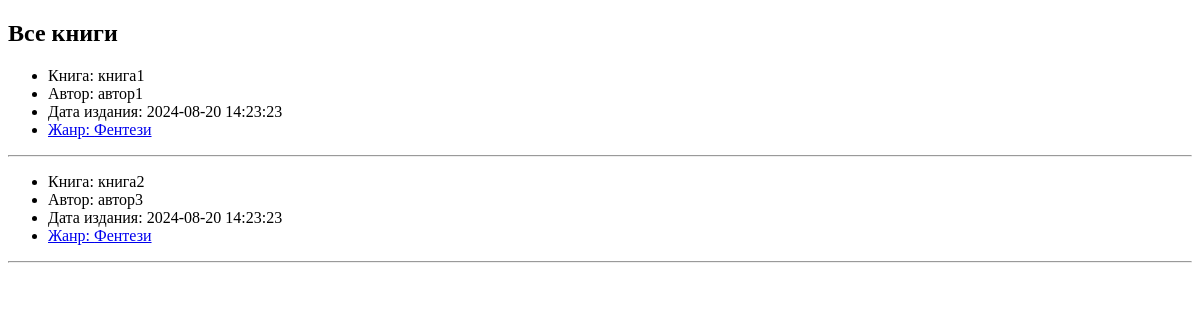
Before: / with the older database file.
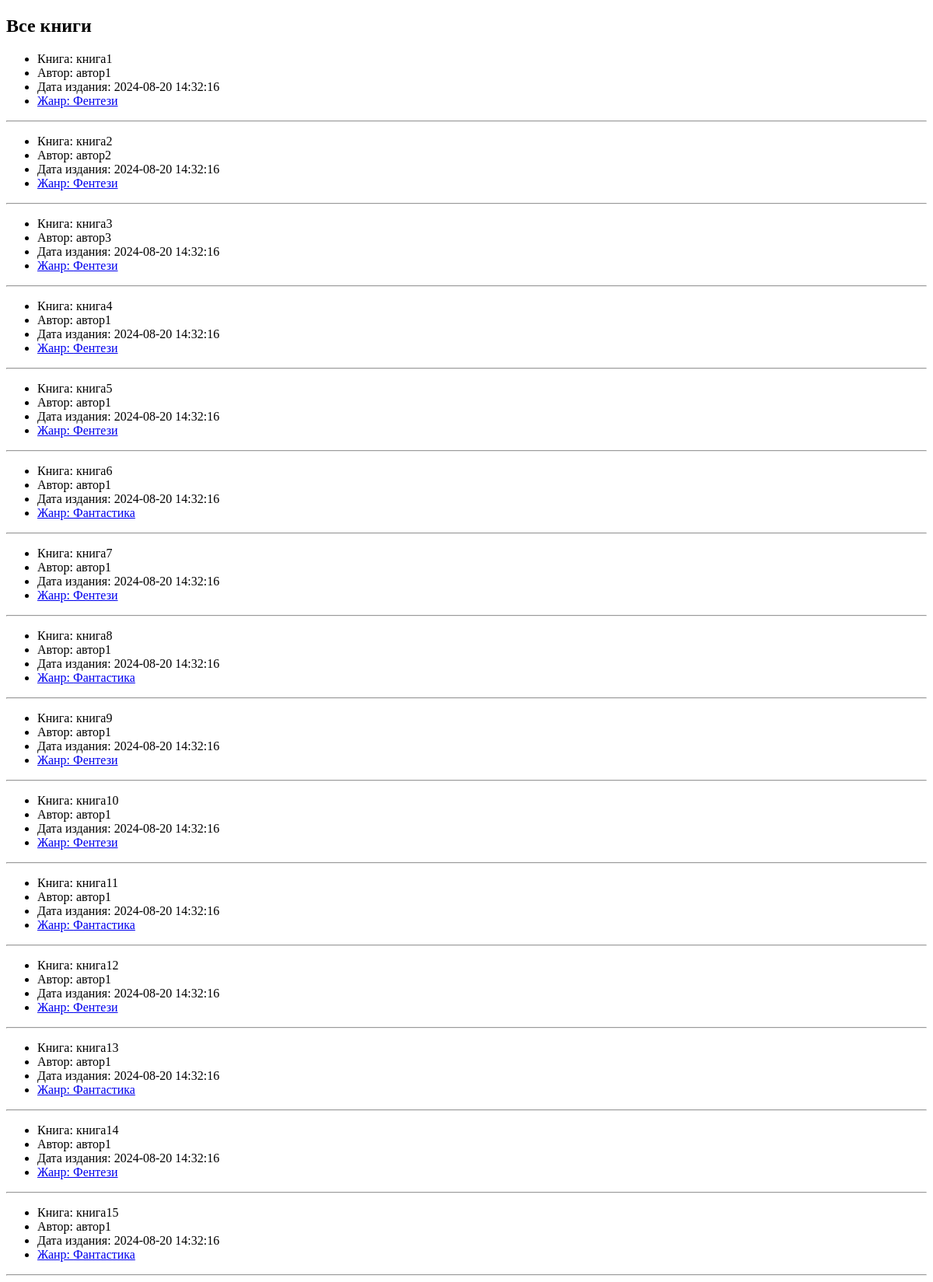
After: the same page with the newer database file.
### database.py (models this page shows, shortened)
class Books(db.Model):
    id = db.Column(db.Integer, primary_key=True)
    name = db.Column(db.String(30), unique=True)
    author = db.Column(db.String(30))
    date = db.Column(db.DateTime, default=func.now())
    id_janr = db.Column(db.Integer, db.ForeignKey('janr.id', ondelete ="SET NULL"))
    janr = relationship('janr', back_populates='book')

class janr(db.Model):
    id = db.Column(db.Integer, primary_key=True)
    text = db.Column(db.String(20))
    book = relationship('Books', back_populates='janr')

### app.py (the view)
@app.route("/")
def all_book():
    book = Books.query.limit(15).all()
    return render_template("all_book.html", book=book)

### templates/all_book.html
{% extends "layout.html"%}
{% block body %}
    <h2>Все книги</h2>
    {%- for books in book%}
        <ul>
            <li>Книга: {{books.name}} </li>
            <li>Автор: {{books.author}} </li>
            <li>Дата издания: {{books.date}} </li>
            <li>
                <a href = "{{ url_for('books_by_janr', id_janr = books.janr.id) }}"> Жанр: {{books.janr.text}} </a>
            </li>
        </ul>
        <hr>
    {%- endfor %}
{% endblock %}

### templates/layout.html (shortened to what this page needs)
<!DOCTYPE html>
<html>
<head>
</head>
{% block body %} {% endblock %}
</html>

Changed rows visible on the page:
changed Books "книга1": date "2024-08-20 14:23:23" → "2024-08-20 14:32:16"
changed Books "книга2": author "автор3" → "автор2"; date "2024-08-20 14:23:23" → "2024-08-20 14:32:16"
added Books: name "книга3", author "автор3", date "2024-08-20 14:32:16", janr.text "Фентези"
added Books: name "книга4", author "автор1", date "2024-08-20 14:32:16", janr.text "Фентези"
added Books: name "книга5", author "автор1", date "2024-08-20 14:32:16", janr.text "Фентези"
added Books: name "книга6", author "автор1", date "2024-08-20 14:32:16", janr.text "Фантастика"
added Books: name "книга7", author "автор1", date "2024-08-20 14:32:16", janr.text "Фентези"
added Books: name "книга8", author "автор1", date "2024-08-20 14:32:16", janr.text "Фантастика"
added Books: name "книга9", author "автор1", date "2024-08-20 14:32:16", janr.text "Фентези"
added Books: name "книга10", author "автор1", date "2024-08-20 14:32:16", janr.text "Фентези"
added Books: name "книга11", author "автор1", date "2024-08-20 14:32:16", janr.text "Фантастика"
added Books: name "книга12", author "автор1", date "2024-08-20 14:32:16", janr.text "Фентези"
added Books: name "книга13", author "автор1", date "2024-08-20 14:32:16", janr.text "Фантастика"
added Books: name "книга14", author "автор1", date "2024-08-20 14:32:16", janr.text "Фентези"
added Books: name "книга15", author "автор1", date "2024-08-20 14:32:16", janr.text "Фантастика"
